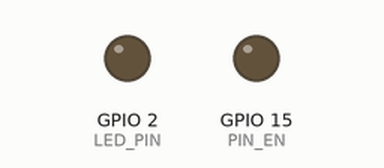
A sketch run on a simulated ESP32. On the bench: output pins drawn as LEDs (lit = HIGH). No radio packets arrive unless stated.

Above: at 0.1 s.
At 1.3 s:
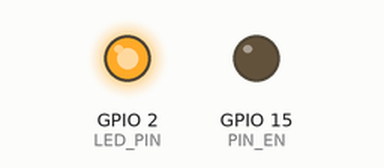
Timing chart, 0 to 3.1 s (numbered marks = the images above):
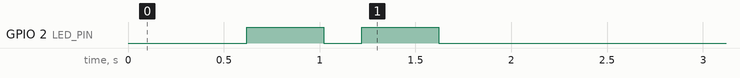

The sketch:

kodingantransmitter.ino
```cpp
/**

 * ===================================================================================
 * FILE 2: LoRa AURORA V3 - TRANSMITTER SIDE (VERSI FIX FINAL)
 * Board   : LoRa Aurora V3 (ESP32 + RFM95W via SPI internal PCB)
 * Library : LoRa by Sandeep Mistry
 * ===================================================================================
 */

#include <SPI.h>
#include <LoRa.h>

// ─── PIN SPI INTERNAL Aurora V3 ──────────────────────────────
#define PIN_NSS   13
#define PIN_RST   16
#define PIN_DIO0  27
#define PIN_EN    15    // ENABLE RFM95W: Active LOW
#define LED_PIN   2     // LED onboard

// ─── FREKUENSI LORA ──────────────────────────────────────────
#define LORA_FREQ   915E6   // 915 MHz

// ─── BUFFER UART ─────────────────────────────────────────────
String rxBuffer  = "";
uint32_t packetCount = 0;

// ============================================================
//  KEDIP LED DEBUG
// ============================================================
void blinkLED(int n, int onMs = 80, int offMs = 120) {
  for (int i = 0; i < n; i++) {
    digitalWrite(LED_PIN, HIGH); delay(onMs);
    digitalWrite(LED_PIN, LOW);  delay(offMs);
  }
}

// ============================================================
//  INISIALISASI LoRa
// ============================================================
void initLoRa() {
  pinMode(PIN_EN, OUTPUT);
  digitalWrite(PIN_EN, LOW); // Aktifkan modul RFM95W
  delay(100);

  LoRa.setPins(PIN_NSS, PIN_RST, PIN_DIO0);

  if (!LoRa.begin(LORA_FREQ)) {
    while (1) {
      blinkLED(5, 60, 60);
      delay(400);
    }
  }

  // Parameter Radio - Wajib sama presisi dengan Receiver
  LoRa.setSpreadingFactor(9);          // SF9
  LoRa.setSignalBandwidth(125E3);      // 125 kHz
  LoRa.setCodingRate4(5);              // CR 4/5
  LoRa.setTxPower(20);                 // 20 dBm (Daya Pancar Maksimal)
  LoRa.setSyncWord(0xF3);              // Sync Word Custom mencegah interferensi

  blinkLED(2, 400, 200); // Sukses Init: 2 kedip panjang
}

// ============================================================
//  KIRIM PAKET VIA LoRa
// ============================================================
bool sendPacket(const String &data) {
  if (data.length() == 0 || data.length() > 200) {
    blinkLED(3);
    return false;
  }

  LoRa.beginPacket();
  LoRa.print(data);
  bool ok = LoRa.endPacket();
  packetCount++;

  if (ok) {
    blinkLED(1);  // 1 kedip = Sukses Kirim Sinyal
  } else {
    blinkLED(3);  // 3 kedip = Gagal Kirim Sinyal
  }

  return ok;
}

// ============================================================
//  SETUP
// ============================================================
void setup() {
  pinMode(LED_PIN, OUTPUT);
  digitalWrite(LED_PIN, LOW);

  // Serial0 memakai Pin 1 (RX0) untuk komunikasi dari ESP32 Meter
  Serial.begin(9600);
  delay(500);
  while (Serial.available()) Serial.read(); // Bersihkan buffer awal

  initLoRa();
}

// ============================================================
//  LOOP
// ============================================================
void loop() {
  while (Serial.available()) {
    char c = (char)Serial.read();

    if (c == '\n') {
      rxBuffer.trim();

      if (rxBuffer.startsWith("METER,")) {
        sendPacket(rxBuffer);
      }
      rxBuffer = "";
    } else {
      rxBuffer += c;
      if (rxBuffer.length() > 210) {
        rxBuffer = ""; // Pengaman Buffer Overflow
      }
    }
  }
}
```
